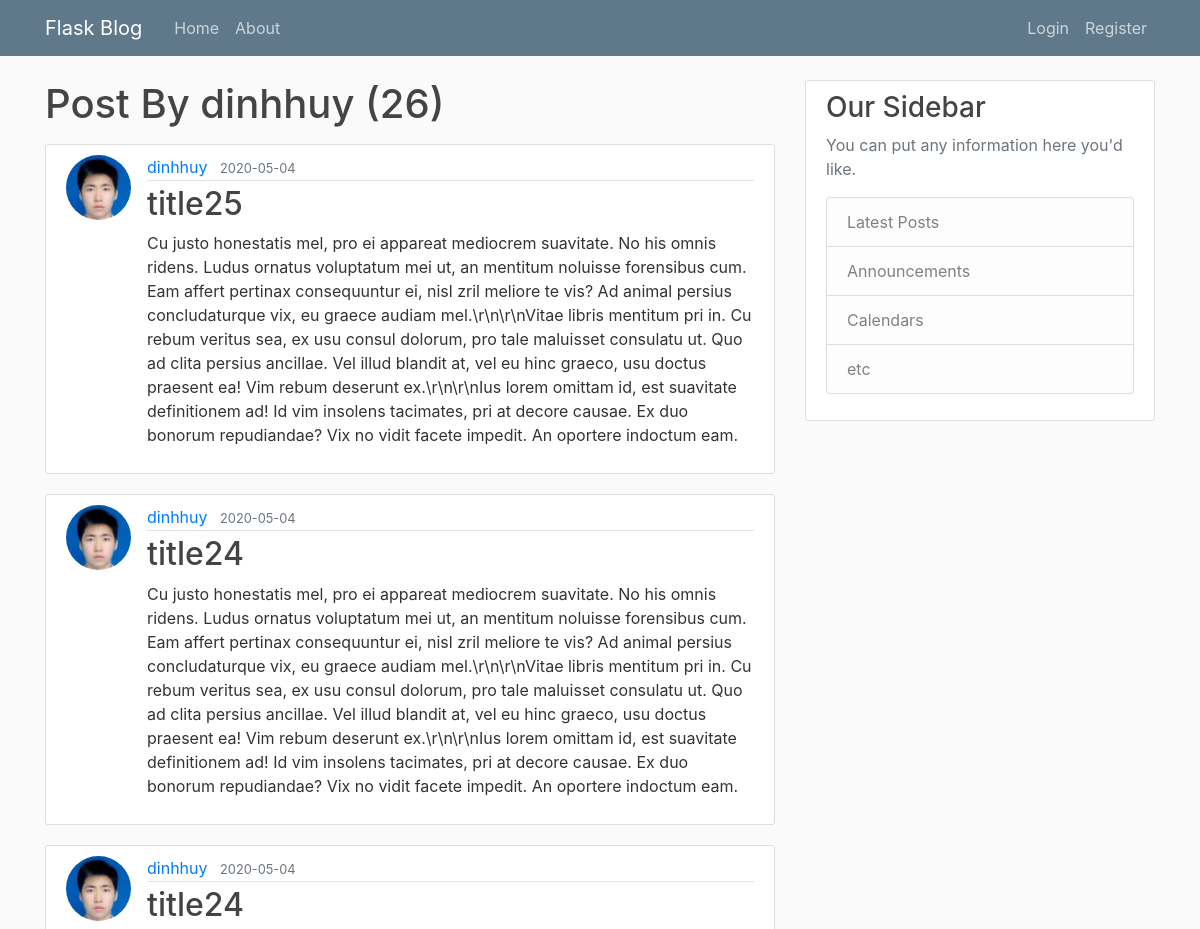
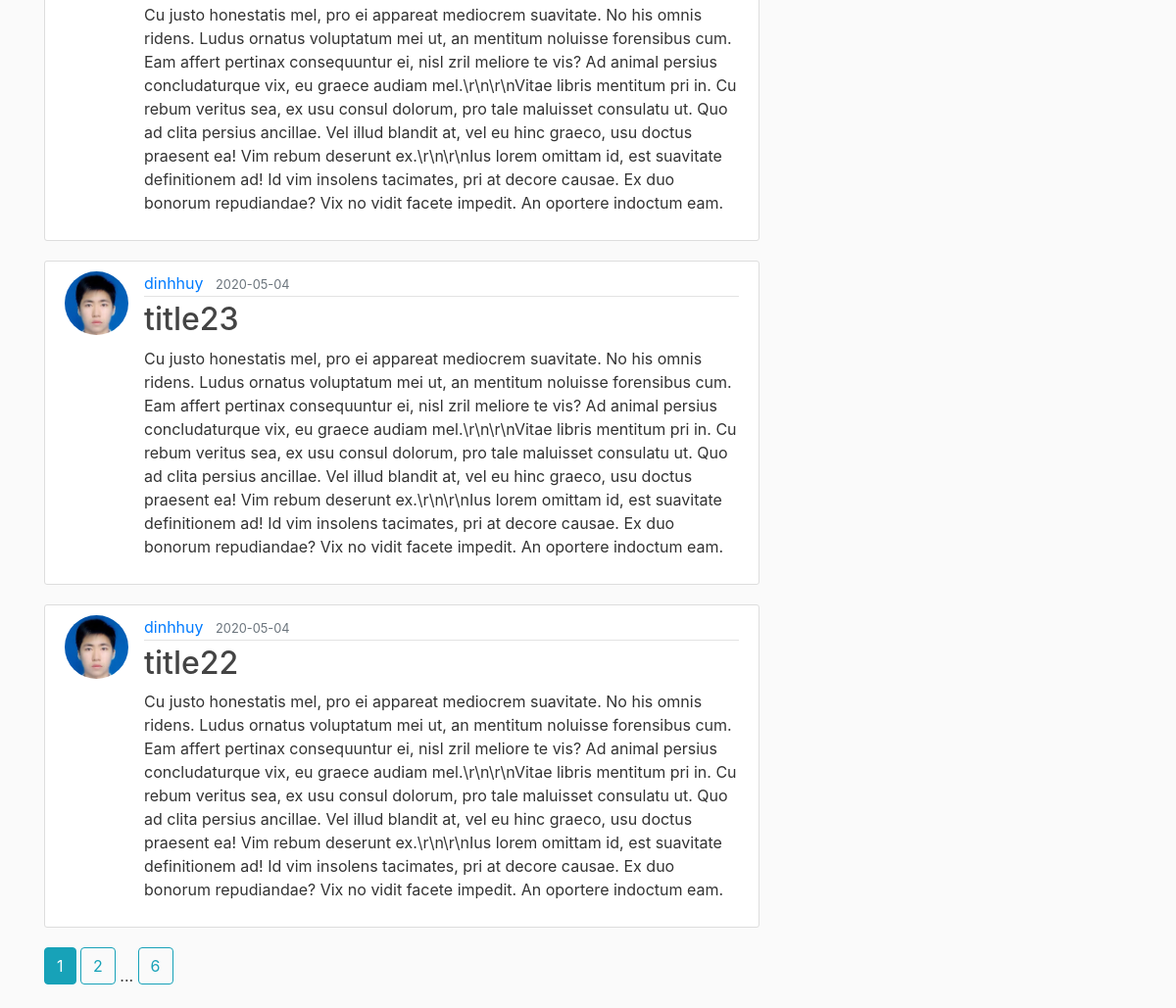
/user/dinhhuy, run on the app's committed database (2 pictures, top to bottom).
### flaskblog/models.py (models this page shows, shortened)
class User(db.Model,UserMixin):
    id = db.Column(db.Integer, primary_key=True)
    username = db.Column(db.String(20), unique=True, nullable=False)
    email = db.Column(db.String(120), unique=True, nullable=False)
    image_file = db.Column(db.String(20), nullable=False, default='default.jpg')
    password = db.Column(db.String(60), nullable=False)
    posts = db.relationship('Post', backref='author', lazy=True)

class Post(db.Model):
    id = db.Column(db.Integer, primary_key=True)
    title = db.Column(db.String(100), nullable=False)
    date_posted = db.Column(db.DateTime, nullable=False, default=datetime.utcnow)
    content = db.Column(db.Text, nullable=False)
    user_id = db.Column(db.Integer, db.ForeignKey('user.id'), nullable=False)

### flaskblog/posts/routes.py (the view)
@posts.route("/user/<string:username>")
def user_posts(username):
    page = request.args.get('page',1, type= int)
    user = User.query.filter_by(username = username).first_or_404()
    posts = Post.query.filter_by(author = user).order_by(Post.date_posted.desc()).paginate(per_page = 5, page = page)
    return render_template('user_posts.html', posts = posts, user = user)

### flaskblog/templates/user_posts.html
{% extends "layout.html" %}
{% block content %}
    <h1 class="mb-3">Post By {{ user.username}} ({{ posts.total }}) </h1>
    {% for post in posts.items %}
        <article class="media content-section">
          <img class="rounded-circle article-img" src="{{ url_for('static', filename =
                                                                  'profile_pics/'+post.author.image_file) }}  ">
          <div class="media-body">
            <div class="article-metadata">
              <a class="mr-2" href="{{ url_for('posts.user_posts', username = post.author.username)}}">{{ post.author.username }}</a>
              <small class="text-muted">{{ post.date_posted.strftime('%Y-%m-%d') }}</small>
            </div>
            <h2><a class="article-title" href="{{ url_for('posts.post',post_id = post.id)}}">{{ post.title }}</a></h2>
            <p class="article-content">{{ post.content }}</p>
          </div>
        </article>
    {% endfor %}
    {% for page_num in posts.iter_pages(left_edge =1 ,right_edge = 1, left_current = 1, right_current= 2) %}
        {% if page_num %}
          {% if posts.page == page_num%}
            <a class="btn btn-info mb-4" href="{{ url_for('posts.user_posts',username = user.username ,page = page_num)}}">{{ page_num}}</a>
          {% else %}
            <a class="btn btn-outline-info mb-4" href="{{ url_for('posts.user_posts',username = user.username,page = page_num)}}">{{ page_num}}</a>
          {% endif%}
        {% else %}
          ...
        {% endif%}
    {% endfor %}
{% endblock content %}

### flaskblog/templates/layout.html (shortened to what this page needs)
<!DOCTYPE html>
<html>
<head>
    <link rel="stylesheet" href="https://maxcdn.bootstrapcdn.com/bootstrap/4.0.0/css/bootstrap.min.css">
    <link rel="stylesheet" type="text/css" href="{{ url_for('static', filename='main.css') }}">
</head>
<body>
    <header class="site-header">
      <nav class="navbar navbar-expand-md navbar-dark bg-steel fixed-top">
        <div class="container">
          <a class="navbar-brand mr-4" href="/">Flask Blog</a>
          <div class="collapse navbar-collapse" id="navbarToggle">
            <div class="navbar-nav mr-auto">
              <a class="nav-item nav-link" href="{{ url_for('main.home') }}">Home</a>
              <a class="nav-item nav-link" href="{{ url_for('main.about') }}">About</a>
            </div>
            <div class="navbar-nav">
              {% if current_user.is_authenticated %}
                <a class="nav-item nav-link" href="{{ url_for('posts.new_post') }}">New Post</a>
                <a class="nav-item nav-link" href="{{ url_for('users.account') }}">Account</a>
                <a class="nav-item nav-link" href="{{ url_for('users.logout') }}">Logout</a>
              {% else %}
                <a class="nav-item nav-link" href="{{ url_for('users.login') }}">Login</a>
                <a class="nav-item nav-link" href="{{ url_for('users.register') }}">Register</a>
              {% endif%}
            </div>
          </div>
        </div>
      </nav>
    </header>
    <main role="main" class="container">
      <div class="row">
        <div class="col-md-8">
          {% block content %}{% endblock %}
        </div>
        <div class="col-md-4">
          <div class="content-section">
            <h3>Our Sidebar</h3>
            <p class='text-muted'>You can put any information here you'd like.
              <ul class="list-group">
                <li class="list-group-item list-group-item-light">Latest Posts</li>
                <li class="list-group-item list-group-item-light">Announcements</li>
                <li class="list-group-item list-group-item-light">Calendars</li>
                <li class="list-group-item list-group-item-light">etc</li>
              </ul>
            </p>
          </div>
        </div>
      </div>
    </main>
</body>
</html>

### flaskblog/static/main.css (style rules this page uses)
body { background: #fafafa; color: #333333; margin-top: 5rem; }
h1, h2, h3, h4, h5, h6 { color: #444444; }
.bg-steel { background-color: #5f788a; }
.site-header .navbar-nav .nav-link { color: #cbd5db; }
.content-section { background: #ffffff; padding: 10px 20px; border: 1px solid #dddddd; border-radius: 3px; margin-bottom: 20px; }
.article-title { color: #444444; }
.article-content { white-space: pre-line; }
.article-img { height: 65px; width: 65px; margin-right: 16px; }
.article-metadata { padding-bottom: 1px; margin-bottom: 4px; border-bottom: 1px solid #e3e3e3 }

### data on the page
User: username "dinhhuy"
Post: image_file (placeholder picture), author.username "dinhhuy", date_posted "2020-05-04", title "title25", content "Cu justo honestatis mel, pro ei appareat mediocrem suavitate. No his omnis ridens. Ludus ornatus voluptatum mei ut, an mentitum noluisse forensibus cum. Eam affert pertinax consequuntur ei, nisl zril meliore te vis? Ad animal persius concludaturque vix, eu graece audiam mel.\\r\\n\\r\\nVitae libris mentitum pri in. Cu rebum veritus sea, ex usu consul dolorum, pro tale maluisset consulatu ut. Quo ad clita persius ancillae. Vel illud blandit at, vel eu hinc graeco, usu doctus praesent ea! Vim rebum deserunt ex.\\r\\n\\r\\nIus lorem omittam id, est suavitate definitionem ad! Id vim insolens tacimates, pri at decore causae. Ex duo bonorum repudiandae? Vix no vidit facete impedit. An oportere indoctum…"
Post: image_file (placeholder picture), author.username "dinhhuy", date_posted "2020-05-04", title "title24", content "Cu justo honestatis mel, pro ei appareat mediocrem suavitate. No his omnis ridens. Ludus ornatus voluptatum mei ut, an mentitum noluisse forensibus cum. Eam affert pertinax consequuntur ei, nisl zril meliore te vis? Ad animal persius concludaturque vix, eu graece audiam mel.\\r\\n\\r\\nVitae libris mentitum pri in. Cu rebum veritus sea, ex usu consul dolorum, pro tale maluisset consulatu ut. Quo ad clita persius ancillae. Vel illud blandit at, vel eu hinc graeco, usu doctus praesent ea! Vim rebum deserunt ex.\\r\\n\\r\\nIus lorem omittam id, est suavitate definitionem ad! Id vim insolens tacimates, pri at decore causae. Ex duo bonorum repudiandae? Vix no vidit facete impedit. An oportere indoctum…"
Post: image_file (placeholder picture), author.username "dinhhuy", date_posted "2020-05-04", title "title24", content "Cu justo honestatis mel, pro ei appareat mediocrem suavitate. No his omnis ridens. Ludus ornatus voluptatum mei ut, an mentitum noluisse forensibus cum. Eam affert pertinax consequuntur ei, nisl zril meliore te vis? Ad animal persius concludaturque vix, eu graece audiam mel.\\r\\n\\r\\nVitae libris mentitum pri in. Cu rebum veritus sea, ex usu consul dolorum, pro tale maluisset consulatu ut. Quo ad clita persius ancillae. Vel illud blandit at, vel eu hinc graeco, usu doctus praesent ea! Vim rebum deserunt ex.\\r\\n\\r\\nIus lorem omittam id, est suavitate definitionem ad! Id vim insolens tacimates, pri at decore causae. Ex duo bonorum repudiandae? Vix no vidit facete impedit. An oportere indoctum…"
Post: image_file (placeholder picture), author.username "dinhhuy", date_posted "2020-05-04", title "title23", content "Cu justo honestatis mel, pro ei appareat mediocrem suavitate. No his omnis ridens. Ludus ornatus voluptatum mei ut, an mentitum noluisse forensibus cum. Eam affert pertinax consequuntur ei, nisl zril meliore te vis? Ad animal persius concludaturque vix, eu graece audiam mel.\\r\\n\\r\\nVitae libris mentitum pri in. Cu rebum veritus sea, ex usu consul dolorum, pro tale maluisset consulatu ut. Quo ad clita persius ancillae. Vel illud blandit at, vel eu hinc graeco, usu doctus praesent ea! Vim rebum deserunt ex.\\r\\n\\r\\nIus lorem omittam id, est suavitate definitionem ad! Id vim insolens tacimates, pri at decore causae. Ex duo bonorum repudiandae? Vix no vidit facete impedit. An oportere indoctum…"
Post: image_file (placeholder picture), author.username "dinhhuy", date_posted "2020-05-04", title "title22", content "Cu justo honestatis mel, pro ei appareat mediocrem suavitate. No his omnis ridens. Ludus ornatus voluptatum mei ut, an mentitum noluisse forensibus cum. Eam affert pertinax consequuntur ei, nisl zril meliore te vis? Ad animal persius concludaturque vix, eu graece audiam mel.\\r\\n\\r\\nVitae libris mentitum pri in. Cu rebum veritus sea, ex usu consul dolorum, pro tale maluisset consulatu ut. Quo ad clita persius ancillae. Vel illud blandit at, vel eu hinc graeco, usu doctus praesent ea! Vim rebum deserunt ex.\\r\\n\\r\\nIus lorem omittam id, est suavitate definitionem ad! Id vim insolens tacimates, pri at decore causae. Ex duo bonorum repudiandae? Vix no vidit facete impedit. An oportere indoctum…"

### other printed values
{{ posts.total }} "26"
{{ page_num }} "1"
{{ page_num }} "2" "6"
